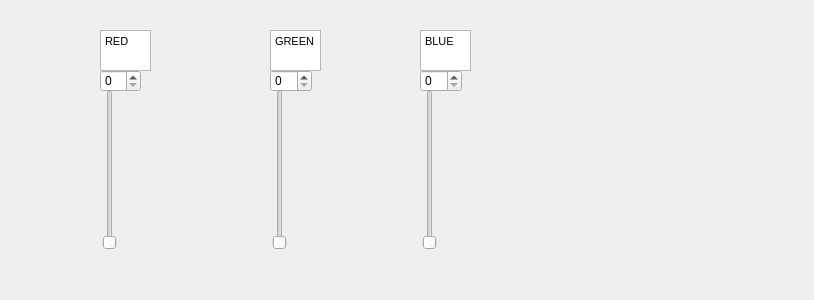
<?xml version="1.0" encoding="UTF-8"?>
<ui version="4.0">
 <class>Form</class>
 <widget class="QWidget" name="Form">
  <property name="geometry">
   <rect>
    <x>0</x>
    <y>0</y>
    <width>814</width>
    <height>300</height>
   </rect>
  </property>
  <property name="windowTitle">
   <string>Form</string>
  </property>
  <widget class="QSlider" name="verticalSlider">
   <property name="geometry">
    <rect>
     <x>100</x>
     <y>90</y>
     <width>19</width>
     <height>160</height>
    </rect>
   </property>
   <property name="maximum">
    <number>300</number>
   </property>
   <property name="orientation">
    <enum>Qt::Vertical</enum>
   </property>
  </widget>
  <widget class="QSlider" name="verticalSlider_2">
   <property name="geometry">
    <rect>
     <x>270</x>
     <y>90</y>
     <width>19</width>
     <height>160</height>
    </rect>
   </property>
   <property name="maximum">
    <number>300</number>
   </property>
   <property name="orientation">
    <enum>Qt::Vertical</enum>
   </property>
  </widget>
  <widget class="QSlider" name="verticalSlider_3">
   <property name="geometry">
    <rect>
     <x>420</x>
     <y>90</y>
     <width>19</width>
     <height>160</height>
    </rect>
   </property>
   <property name="maximum">
    <number>300</number>
   </property>
   <property name="orientation">
    <enum>Qt::Vertical</enum>
   </property>
  </widget>
  <widget class="QTextEdit" name="textEdit">
   <property name="geometry">
    <rect>
     <x>100</x>
     <y>30</y>
     <width>51</width>
     <height>41</height>
    </rect>
   </property>
   <property name="html">
    <string>&lt;!DOCTYPE HTML PUBLIC &quot;-//W3C//DTD HTML 4.0//EN&quot; &quot;http://www.w3.org/TR/REC-html40/strict.dtd&quot;&gt;
&lt;html&gt;&lt;head&gt;&lt;meta name=&quot;qrichtext&quot; content=&quot;1&quot; /&gt;&lt;style type=&quot;text/css&quot;&gt;
p, li { white-space: pre-wrap; }
&lt;/style&gt;&lt;/head&gt;&lt;body style=&quot; font-family:'MS Shell Dlg 2'; font-size:8.25pt; font-weight:400; font-style:normal;&quot;&gt;
&lt;p style=&quot; margin-top:0px; margin-bottom:0px; margin-left:0px; margin-right:0px; -qt-block-indent:0; text-indent:0px;&quot;&gt;RED&lt;/p&gt;&lt;/body&gt;&lt;/html&gt;</string>
   </property>
  </widget>
  <widget class="QTextEdit" name="textEdit_2">
   <property name="geometry">
    <rect>
     <x>270</x>
     <y>30</y>
     <width>51</width>
     <height>41</height>
    </rect>
   </property>
   <property name="html">
    <string>&lt;!DOCTYPE HTML PUBLIC &quot;-//W3C//DTD HTML 4.0//EN&quot; &quot;http://www.w3.org/TR/REC-html40/strict.dtd&quot;&gt;
&lt;html&gt;&lt;head&gt;&lt;meta name=&quot;qrichtext&quot; content=&quot;1&quot; /&gt;&lt;style type=&quot;text/css&quot;&gt;
p, li { white-space: pre-wrap; }
&lt;/style&gt;&lt;/head&gt;&lt;body style=&quot; font-family:'MS Shell Dlg 2'; font-size:8.25pt; font-weight:400; font-style:normal;&quot;&gt;
&lt;p style=&quot; margin-top:0px; margin-bottom:0px; margin-left:0px; margin-right:0px; -qt-block-indent:0; text-indent:0px;&quot;&gt;GREEN&lt;/p&gt;&lt;/body&gt;&lt;/html&gt;</string>
   </property>
  </widget>
  <widget class="QTextEdit" name="textEdit_3">
   <property name="geometry">
    <rect>
     <x>420</x>
     <y>30</y>
     <width>51</width>
     <height>41</height>
    </rect>
   </property>
   <property name="html">
    <string>&lt;!DOCTYPE HTML PUBLIC &quot;-//W3C//DTD HTML 4.0//EN&quot; &quot;http://www.w3.org/TR/REC-html40/strict.dtd&quot;&gt;
&lt;html&gt;&lt;head&gt;&lt;meta name=&quot;qrichtext&quot; content=&quot;1&quot; /&gt;&lt;style type=&quot;text/css&quot;&gt;
p, li { white-space: pre-wrap; }
&lt;/style&gt;&lt;/head&gt;&lt;body style=&quot; font-family:'MS Shell Dlg 2'; font-size:8.25pt; font-weight:400; font-style:normal;&quot;&gt;
&lt;p style=&quot; margin-top:0px; margin-bottom:0px; margin-left:0px; margin-right:0px; -qt-block-indent:0; text-indent:0px;&quot;&gt;BLUE&lt;/p&gt;&lt;/body&gt;&lt;/html&gt;</string>
   </property>
  </widget>
  <widget class="QSpinBox" name="spinBox">
   <property name="geometry">
    <rect>
     <x>100</x>
     <y>70</y>
     <width>41</width>
     <height>22</height>
    </rect>
   </property>
   <property name="maximum">
    <number>300</number>
   </property>
  </widget>
  <widget class="QSpinBox" name="spinBox_2">
   <property name="geometry">
    <rect>
     <x>270</x>
     <y>70</y>
     <width>42</width>
     <height>22</height>
    </rect>
   </property>
   <property name="maximum">
    <number>300</number>
   </property>
  </widget>
  <widget class="QSpinBox" name="spinBox_3">
   <property name="geometry">
    <rect>
     <x>420</x>
     <y>70</y>
     <width>42</width>
     <height>22</height>
    </rect>
   </property>
   <property name="maximum">
    <number>300</number>
   </property>
  </widget>
 </widget>
 <resources/>
 <connections>
  <connection>
   <sender>verticalSlider</sender>
   <signal>valueChanged(int)</signal>
   <receiver>spinBox</receiver>
   <slot>setValue(int)</slot>
   <hints>
    <hint type="sourcelabel">
     <x>123</x>
     <y>252</y>
    </hint>
    <hint type="destinationlabel">
     <x>140</x>
     <y>83</y>
    </hint>
   </hints>
  </connection>
  <connection>
   <sender>spinBox</sender>
   <signal>valueChanged(int)</signal>
   <receiver>verticalSlider</receiver>
   <slot>setValue(int)</slot>
   <hints>
    <hint type="sourcelabel">
     <x>101</x>
     <y>73</y>
    </hint>
    <hint type="destinationlabel">
     <x>126</x>
     <y>253</y>
    </hint>
   </hints>
  </connection>
  <connection>
   <sender>verticalSlider_2</sender>
   <signal>valueChanged(int)</signal>
   <receiver>spinBox_2</receiver>
   <slot>setValue(int)</slot>
   <hints>
    <hint type="sourcelabel">
     <x>286</x>
     <y>246</y>
    </hint>
    <hint type="destinationlabel">
     <x>303</x>
     <y>85</y>
    </hint>
   </hints>
  </connection>
  <connection>
   <sender>spinBox_2</sender>
   <signal>valueChanged(int)</signal>
   <receiver>verticalSlider_2</receiver>
   <slot>setValue(int)</slot>
   <hints>
    <hint type="sourcelabel">
     <x>304</x>
     <y>70</y>
    </hint>
    <hint type="destinationlabel">
     <x>281</x>
     <y>247</y>
    </hint>
   </hints>
  </connection>
  <connection>
   <sender>verticalSlider_3</sender>
   <signal>valueChanged(int)</signal>
   <receiver>spinBox_3</receiver>
   <slot>setValue(int)</slot>
   <hints>
    <hint type="sourcelabel">
     <x>437</x>
     <y>246</y>
    </hint>
    <hint type="destinationlabel">
     <x>455</x>
     <y>80</y>
    </hint>
   </hints>
  </connection>
  <connection>
   <sender>spinBox_3</sender>
   <signal>valueChanged(int)</signal>
   <receiver>verticalSlider_3</receiver>
   <slot>setValue(int)</slot>
   <hints>
    <hint type="sourcelabel">
     <x>461</x>
     <y>71</y>
    </hint>
    <hint type="destinationlabel">
     <x>433</x>
     <y>248</y>
    </hint>
   </hints>
  </connection>
 </connections>
</ui>
